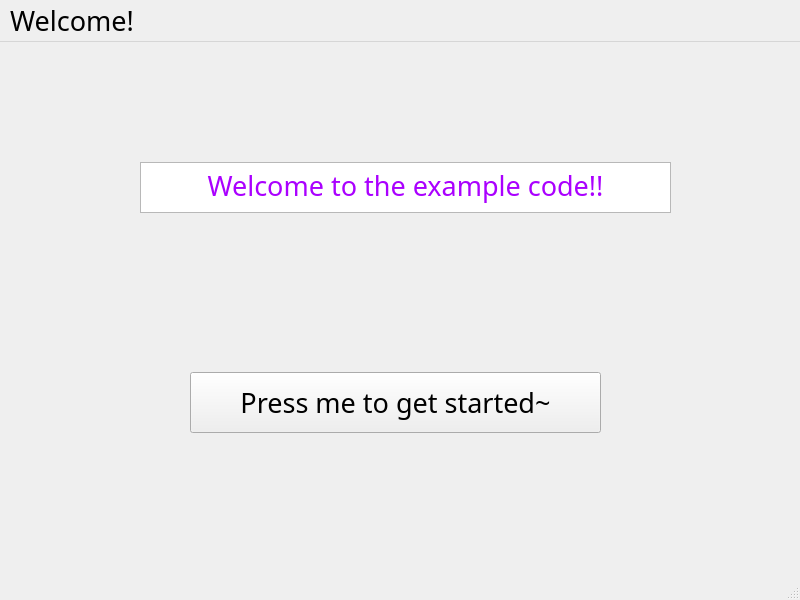
<?xml version="1.0" encoding="UTF-8"?>
<ui version="4.0">
 <class>MainWindow</class>
 <widget class="QMainWindow" name="MainWindow">
  <property name="geometry">
   <rect>
    <x>0</x>
    <y>0</y>
    <width>800</width>
    <height>600</height>
   </rect>
  </property>
  <property name="font">
   <font>
    <family>Maple Mono</family>
    <pointsize>20</pointsize>
   </font>
  </property>
  <property name="windowTitle">
   <string>MainWindow</string>
  </property>
  <widget class="QWidget" name="centralwidget">
   <widget class="QPushButton" name="pushButton">
    <property name="geometry">
     <rect>
      <x>190</x>
      <y>330</y>
      <width>411</width>
      <height>61</height>
     </rect>
    </property>
    <property name="text">
     <string>Press me to get started~</string>
    </property>
    <property name="iconSize">
     <size>
      <width>12</width>
      <height>12</height>
     </size>
    </property>
   </widget>
   <widget class="QTextBrowser" name="textBrowser">
    <property name="geometry">
     <rect>
      <x>140</x>
      <y>120</y>
      <width>531</width>
      <height>51</height>
     </rect>
    </property>
    <property name="html">
     <string>&lt;!DOCTYPE HTML PUBLIC &quot;-//W3C//DTD HTML 4.0//EN&quot; &quot;http://www.w3.org/TR/REC-html40/strict.dtd&quot;&gt;
&lt;html&gt;&lt;head&gt;&lt;meta name=&quot;qrichtext&quot; content=&quot;1&quot; /&gt;&lt;meta charset=&quot;utf-8&quot; /&gt;&lt;style type=&quot;text/css&quot;&gt;
p, li { white-space: pre-wrap; }
hr { height: 1px; border-width: 0; }
li.unchecked::marker { content: &quot;\2610&quot;; }
li.checked::marker { content: &quot;\2612&quot;; }
&lt;/style&gt;&lt;/head&gt;&lt;body style=&quot; font-family:'Maple Mono'; font-size:20pt; font-weight:400; font-style:normal;&quot;&gt;
&lt;p align=&quot;center&quot; style=&quot; margin-top:0px; margin-bottom:0px; margin-left:0px; margin-right:0px; -qt-block-indent:0; text-indent:0px;&quot;&gt;&lt;span style=&quot; color:#aa00ff;&quot;&gt;Welcome to the example code!!&lt;/span&gt;&lt;/p&gt;&lt;/body&gt;&lt;/html&gt;</string>
    </property>
   </widget>
  </widget>
  <widget class="QMenuBar" name="menubar">
   <property name="geometry">
    <rect>
     <x>0</x>
     <y>0</y>
     <width>800</width>
     <height>24</height>
    </rect>
   </property>
   <widget class="QMenu" name="menuWelcome">
    <property name="title">
     <string>Welcome!</string>
    </property>
   </widget>
   <addaction name="menuWelcome"/>
  </widget>
  <widget class="QStatusBar" name="statusbar"/>
 </widget>
 <resources/>
 <connections/>
</ui>
